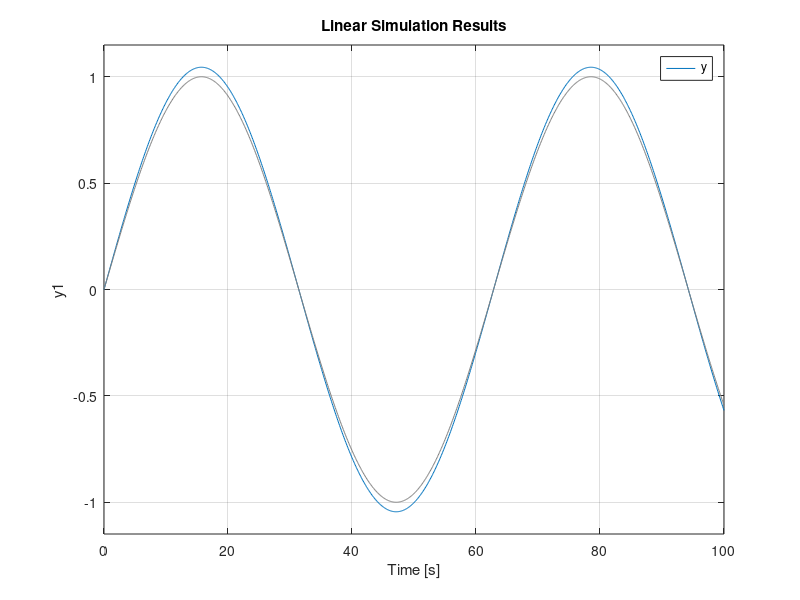

The MATLAB script that drew this image:
clear all
close all
clc
b=1.595;
a=1.430;
uc=20;
cr=96000;
cf=80000;
i=4132;
m=2325;
k1=3.9795;
k2=-2.9163;
k3=113.5779;
k4=22.3271;
A=[(-cf-cr)/(uc*m)-cf*k1/m (b*cr-a*cf)/(uc*m)-uc-cf*k2/m -k3*cf/m -k4*cf/m;(b*cr-a*cf)/(uc*i)-a*cf*k1/i (b*b*cr-a*a*cf)/(uc*i)-a*cf*k2/i -a*cf*k3/i -a*cf*k4/i;0 1 0 0;1 0 uc 0];
B=[k4*cf/m;a*cf*k4/i;0;0];
C=[k1/k4 k2/k4 k3/k4 1];
D=1/k4;
ss(A,B,C,D);
y=tf(ss(A,B,C,D));
[yd,t]=gensig('sin',20*pi,100,0.1);
lsim(yd,y,t);
legend('y');
